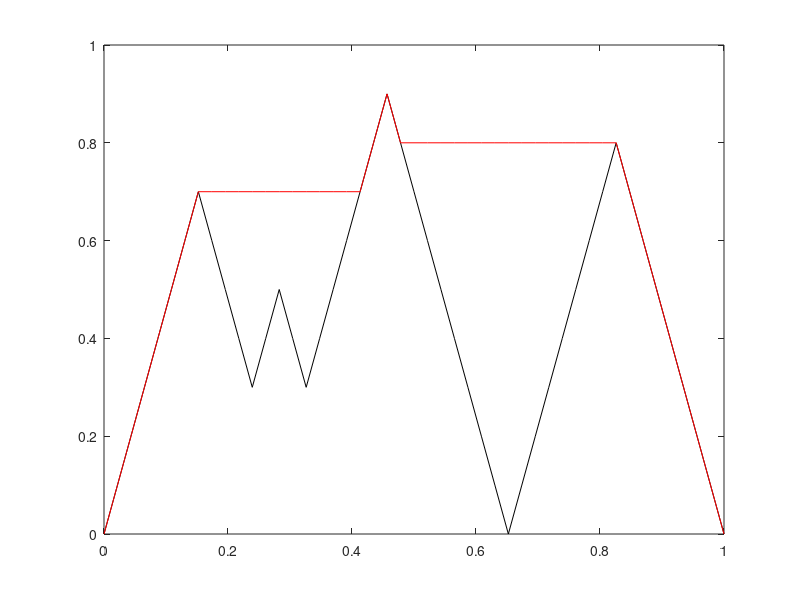

Write MATLAB code to recreate this figure.
y=[0 0.1 0.2 0.3 0.4 0.5 0.6 0.7 0.6 0.5 0.4 0.3 0.4 0.5 0.4 0.3 0.4 0.5 0.6 0.7 0.8 0.9 0.8 0.7 0.6 0.5 0.4 0.3 0.2 0.1 0 0.1 0.2 0.3 0.4 0.5 0.6 0.7 0.8 0.7 0.6 0.5 0.4 0.3 0.2 0.1 0];
x=linspace(0,1,47);
plot(x,y,'black');
axis([0 1 0 1]);
hold on;

for i=1:47
    L(i)=max(y(1:i));
end

for i=1:47
    R(i)=max(y(i:47));
end

L_R=min(L,R);
plot(x,L_R,'r');
